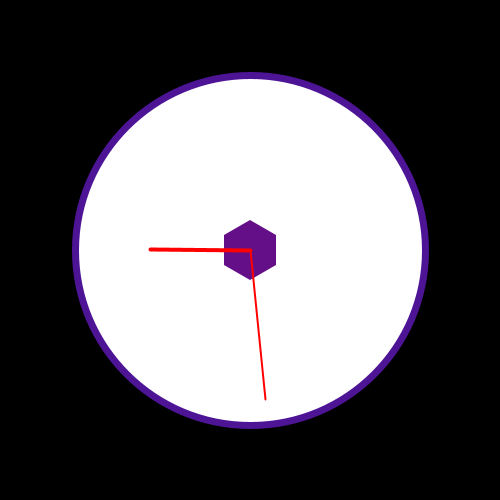
Frame 1 (no input)
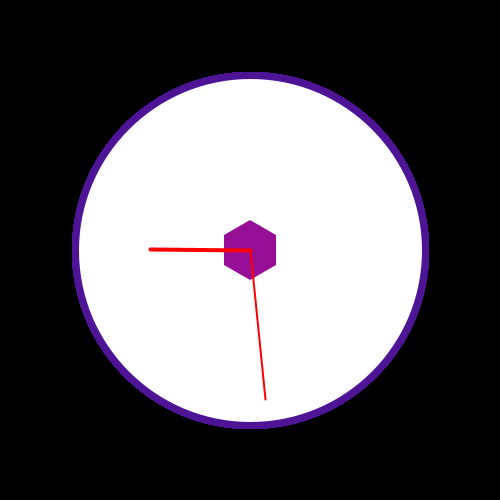
Frame 60 (the mouse pressed at the canvas centre just before this capture)
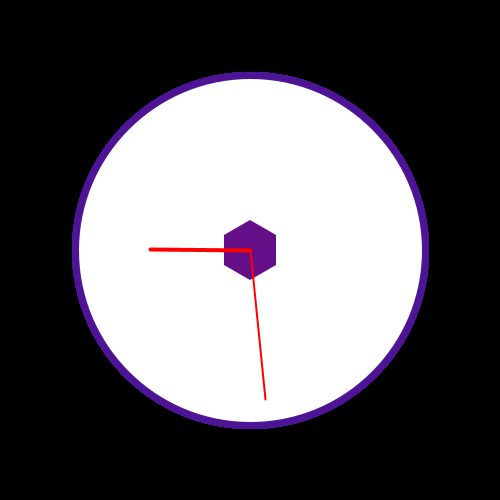
Frame 120 (the mouse held since frame 60 and released just before this capture)

The Processing sketch that drew these frames (run headless with seeded random() and noise(); from frame 60 on, the mouse is pressed at the canvas centre):

// Processing sketch: clock2
// ── clock2.pde

void setup(){
  size(500,500);
  smooth();
  background(0);
}

void draw(){
stroke(78,20,150);
strokeWeight(7);
fill(255);
ellipse(250,250,350,350);
beginShape();
noStroke();
if(second()%2==0){
fill(150,15,150);}
else{
fill(100,15,135);}
vertex(250,220);
vertex(276,235);
vertex(276,265);
vertex(250,280);
vertex(224,265);
vertex(224,235);
endShape(CLOSE);
stroke(255,0,0);
strokeWeight(2);
hands(150,minute(),60);
strokeWeight(4);
hands(100,hour(),12);

}

void hands(float size , float variation, float divideby)
{
float x = 250 +size * cos(variation * TWO_PI /divideby - PI / 2.0);
float y = 250 +size * sin(variation * TWO_PI /divideby - PI / 2.0);
line(250,250,x,y);
}
